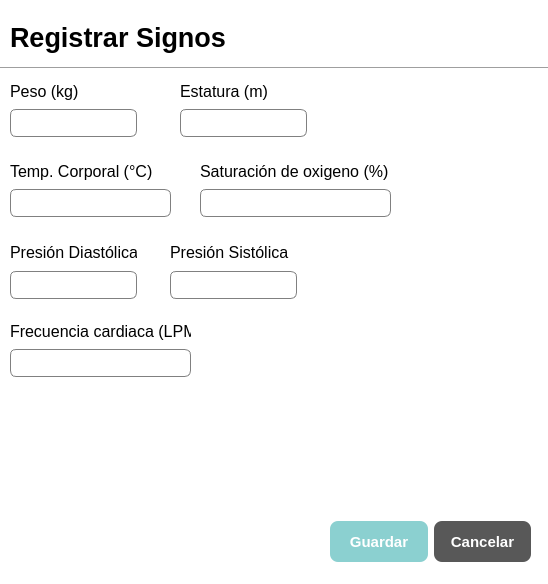
<?xml version="1.0" encoding="UTF-8"?>
<ui version="4.0">
 <class>SignosDialog</class>
 <widget class="QDialog" name="SignosDialog">
  <property name="geometry">
   <rect>
    <x>0</x>
    <y>0</y>
    <width>548</width>
    <height>584</height>
   </rect>
  </property>
  <property name="windowTitle">
   <string>Dialog</string>
  </property>
  <property name="styleSheet">
   <string notr="true">QDialog{
	background-color:white;
}

QLineEdit{
	border: 1px solid gray;
	border-radius: 6px;
	padding-left: 15px;
	height: 35px;
}

</string>
  </property>
  <widget class="QWidget" name="layoutWidget">
   <property name="geometry">
    <rect>
     <x>170</x>
     <y>240</y>
     <width>127</width>
     <height>61</height>
    </rect>
   </property>
   <layout class="QVBoxLayout" name="verticalLayout_3">
    <item>
     <widget class="QLabel" name="label_5">
      <property name="minimumSize">
       <size>
        <width>0</width>
        <height>21</height>
       </size>
      </property>
      <property name="maximumSize">
       <size>
        <width>16777215</width>
        <height>21</height>
       </size>
      </property>
      <property name="font">
       <font>
        <pointsize>12</pointsize>
       </font>
      </property>
      <property name="text">
       <string>Presión Sistólica</string>
      </property>
     </widget>
    </item>
    <item>
     <widget class="QLineEdit" name="sistolica_lineEdit_3">
      <property name="minimumSize">
       <size>
        <width>0</width>
        <height>28</height>
       </size>
      </property>
      <property name="maximumSize">
       <size>
        <width>16777215</width>
        <height>28</height>
       </size>
      </property>
     </widget>
    </item>
   </layout>
  </widget>
  <widget class="QWidget" name="layoutWidget_2">
   <property name="geometry">
    <rect>
     <x>10</x>
     <y>240</y>
     <width>127</width>
     <height>61</height>
    </rect>
   </property>
   <layout class="QVBoxLayout" name="verticalLayout_4">
    <item>
     <widget class="QLabel" name="label_6">
      <property name="minimumSize">
       <size>
        <width>0</width>
        <height>21</height>
       </size>
      </property>
      <property name="maximumSize">
       <size>
        <width>16777215</width>
        <height>21</height>
       </size>
      </property>
      <property name="font">
       <font>
        <pointsize>12</pointsize>
       </font>
      </property>
      <property name="text">
       <string>Presión Diastólica</string>
      </property>
     </widget>
    </item>
    <item>
     <widget class="QLineEdit" name="diastolica_lineEdit_4">
      <property name="minimumSize">
       <size>
        <width>0</width>
        <height>28</height>
       </size>
      </property>
      <property name="maximumSize">
       <size>
        <width>16777215</width>
        <height>28</height>
       </size>
      </property>
     </widget>
    </item>
   </layout>
  </widget>
  <widget class="QWidget" name="layoutWidget_3">
   <property name="geometry">
    <rect>
     <x>10</x>
     <y>160</y>
     <width>161</width>
     <height>59</height>
    </rect>
   </property>
   <layout class="QVBoxLayout" name="verticalLayout_6">
    <item>
     <widget class="QLabel" name="label_8">
      <property name="minimumSize">
       <size>
        <width>0</width>
        <height>21</height>
       </size>
      </property>
      <property name="maximumSize">
       <size>
        <width>16777215</width>
        <height>21</height>
       </size>
      </property>
      <property name="font">
       <font>
        <pointsize>12</pointsize>
       </font>
      </property>
      <property name="text">
       <string>Temp. Corporal (°C)</string>
      </property>
     </widget>
    </item>
    <item>
     <widget class="QLineEdit" name="temperatura_lineEdit_6">
      <property name="minimumSize">
       <size>
        <width>0</width>
        <height>28</height>
       </size>
      </property>
      <property name="maximumSize">
       <size>
        <width>16777215</width>
        <height>28</height>
       </size>
      </property>
     </widget>
    </item>
   </layout>
  </widget>
  <widget class="QWidget" name="layoutWidget_4">
   <property name="geometry">
    <rect>
     <x>10</x>
     <y>320</y>
     <width>181</width>
     <height>59</height>
    </rect>
   </property>
   <layout class="QVBoxLayout" name="verticalLayout_7">
    <item>
     <widget class="QLabel" name="label_9">
      <property name="minimumSize">
       <size>
        <width>0</width>
        <height>21</height>
       </size>
      </property>
      <property name="maximumSize">
       <size>
        <width>16777215</width>
        <height>21</height>
       </size>
      </property>
      <property name="font">
       <font>
        <pointsize>12</pointsize>
       </font>
      </property>
      <property name="text">
       <string>Frecuencia cardiaca (LPM)</string>
      </property>
     </widget>
    </item>
    <item>
     <widget class="QLineEdit" name="frecuencia_lineEdit_7">
      <property name="minimumSize">
       <size>
        <width>0</width>
        <height>28</height>
       </size>
      </property>
      <property name="maximumSize">
       <size>
        <width>16777215</width>
        <height>28</height>
       </size>
      </property>
     </widget>
    </item>
   </layout>
  </widget>
  <widget class="Line" name="line">
   <property name="geometry">
    <rect>
     <x>0</x>
     <y>60</y>
     <width>551</width>
     <height>16</height>
    </rect>
   </property>
   <property name="orientation">
    <enum>Qt::Orientation::Horizontal</enum>
   </property>
  </widget>
  <widget class="QLabel" name="label">
   <property name="geometry">
    <rect>
     <x>10</x>
     <y>20</y>
     <width>321</width>
     <height>35</height>
    </rect>
   </property>
   <property name="font">
    <font>
     <pointsize>20</pointsize>
     <bold>true</bold>
    </font>
   </property>
   <property name="text">
    <string>Registrar Signos</string>
   </property>
  </widget>
  <widget class="QWidget" name="layoutWidget_5">
   <property name="geometry">
    <rect>
     <x>330</x>
     <y>520</y>
     <width>201</width>
     <height>43</height>
    </rect>
   </property>
   <layout class="QHBoxLayout" name="horizontalLayout_4">
    <item>
     <widget class="QPushButton" name="guardar_btn">
      <property name="minimumSize">
       <size>
        <width>0</width>
        <height>41</height>
       </size>
      </property>
      <property name="styleSheet">
       <string notr="true">QPushButton{
	background-color: #8bd0d0;
	color: white;
	border: none;
	border-radius: 8px;
	font-weight: bold;
	font-size: 15px;
}</string>
      </property>
      <property name="text">
       <string>Guardar</string>
      </property>
     </widget>
    </item>
    <item>
     <widget class="QPushButton" name="cancelar_btn">
      <property name="minimumSize">
       <size>
        <width>0</width>
        <height>41</height>
       </size>
      </property>
      <property name="styleSheet">
       <string notr="true">QPushButton{
	background-color: #585858;
	color: white;
	border: none;
	border-radius: 8px;
	font-weight: bold;
	font-size: 15px;
}</string>
      </property>
      <property name="text">
       <string>Cancelar</string>
      </property>
     </widget>
    </item>
   </layout>
  </widget>
  <widget class="QWidget" name="layoutWidget">
   <property name="geometry">
    <rect>
     <x>10</x>
     <y>80</y>
     <width>127</width>
     <height>59</height>
    </rect>
   </property>
   <layout class="QVBoxLayout" name="verticalLayout">
    <item>
     <widget class="QLabel" name="label_3">
      <property name="minimumSize">
       <size>
        <width>0</width>
        <height>21</height>
       </size>
      </property>
      <property name="maximumSize">
       <size>
        <width>16777215</width>
        <height>21</height>
       </size>
      </property>
      <property name="font">
       <font>
        <pointsize>12</pointsize>
       </font>
      </property>
      <property name="text">
       <string>Peso (kg)</string>
      </property>
     </widget>
    </item>
    <item>
     <widget class="QLineEdit" name="peso_lineEdit">
      <property name="minimumSize">
       <size>
        <width>0</width>
        <height>28</height>
       </size>
      </property>
      <property name="maximumSize">
       <size>
        <width>16777215</width>
        <height>28</height>
       </size>
      </property>
     </widget>
    </item>
   </layout>
  </widget>
  <widget class="QWidget" name="layoutWidget">
   <property name="geometry">
    <rect>
     <x>180</x>
     <y>80</y>
     <width>127</width>
     <height>59</height>
    </rect>
   </property>
   <layout class="QVBoxLayout" name="verticalLayout_2">
    <item>
     <widget class="QLabel" name="label_4">
      <property name="minimumSize">
       <size>
        <width>0</width>
        <height>21</height>
       </size>
      </property>
      <property name="maximumSize">
       <size>
        <width>16777215</width>
        <height>21</height>
       </size>
      </property>
      <property name="font">
       <font>
        <pointsize>12</pointsize>
       </font>
      </property>
      <property name="text">
       <string>Estatura (m)</string>
      </property>
     </widget>
    </item>
    <item>
     <widget class="QLineEdit" name="estatura_lineEdit_2">
      <property name="minimumSize">
       <size>
        <width>0</width>
        <height>28</height>
       </size>
      </property>
      <property name="maximumSize">
       <size>
        <width>16777215</width>
        <height>28</height>
       </size>
      </property>
     </widget>
    </item>
   </layout>
  </widget>
  <widget class="QWidget" name="layoutWidget">
   <property name="geometry">
    <rect>
     <x>200</x>
     <y>160</y>
     <width>191</width>
     <height>59</height>
    </rect>
   </property>
   <layout class="QVBoxLayout" name="verticalLayout_5">
    <item>
     <widget class="QLabel" name="label_7">
      <property name="minimumSize">
       <size>
        <width>0</width>
        <height>21</height>
       </size>
      </property>
      <property name="maximumSize">
       <size>
        <width>16777215</width>
        <height>21</height>
       </size>
      </property>
      <property name="font">
       <font>
        <pointsize>12</pointsize>
       </font>
      </property>
      <property name="text">
       <string>Saturación de oxigeno (%)</string>
      </property>
     </widget>
    </item>
    <item>
     <widget class="QLineEdit" name="oxigenacion_lineEdit_5">
      <property name="minimumSize">
       <size>
        <width>0</width>
        <height>28</height>
       </size>
      </property>
      <property name="maximumSize">
       <size>
        <width>16777215</width>
        <height>28</height>
       </size>
      </property>
     </widget>
    </item>
   </layout>
  </widget>
 </widget>
 <resources/>
 <connections/>
</ui>
